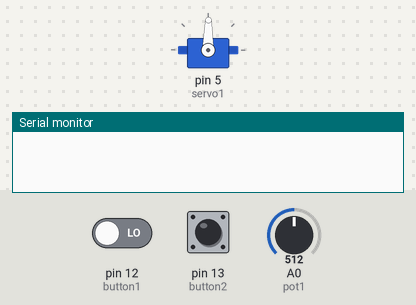
This sketch was run on a simulated Arduino Uno, built with avr-gcc and run on an emulated ATmega328P. On the bench: servo, the last lines printed to the serial monitor. The inputs (shaded band) are chosen by the test bench; at power-on: A0 (pot1) = 512, pin 13 (button2) LOW, pin 12 (button1) LOW.

Above: at 1.2 s.
1.3 s: A0 (pot1) set to 716
At 2.3 s:
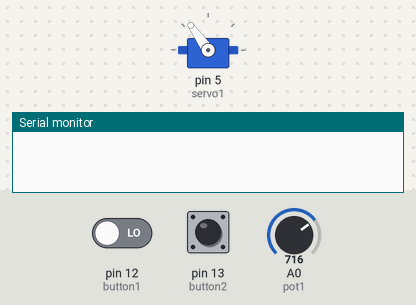
2.8 s: pin 13 (button2) pulled HIGH for 0.15 s
At 3.4 s:
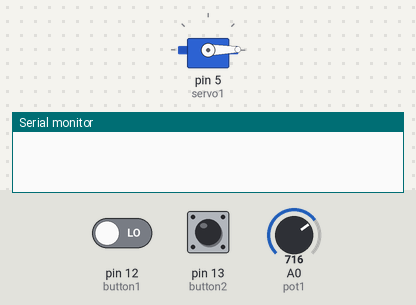
4.4 s: pin 12 (button1) driven HIGH and pin 13 (button2) driven HIGH
7.4 s: A0 (pot1) set to 900
At 8.7 s:
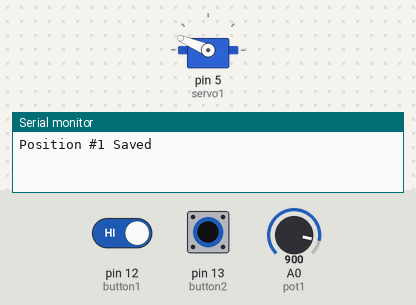
Timing chart, 0 to 10.4 s (numbered marks = the images above; inputs shaded):
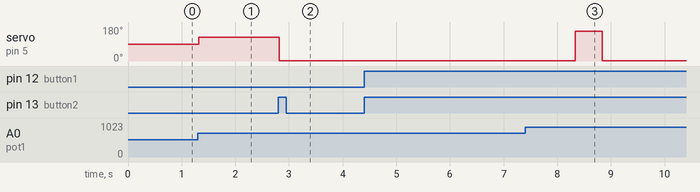

Measured:
- after the input at 1.3 s, servo on pin 5 (servo1): 89° → 125° at once
- after the input at 2.8 s, servo on pin 5 (servo1): 125° → 1° at once
- after the input at 4.4 s, every drawn part: stays the same

The sketch:

Programmable-Robotic-Arm.ino
```cpp
#include <Servo.h> //add servo library. this library is standard library

//define the servos
Servo servo1;
//Servo servo2;
//Servo servo3;

//define the buttons
const int button1 = 12;
const int button2 = 13;

//define variable for values of the button
int button1Pressed = 0;
boolean button2Pressed = false;

//define potentiometers
const int pot1 = A0;
//const int pot2 = A1;
//const int pot3 = A2;

//define variable for values of the potentiometers
int pot1Val;
//int pot2Val;
//int pot3Val;

//define variable for angles of the potentiometer
int pot1Angle;
//int pot2Angle;
//int pot3Angle;

//define variable for saved position of the servos
int servo1PosSave[]={1,1,1,1,1,1,1,1,1,1};
//int servo2PosSave[]={1,1,1,1,1};
//int servo3PosSave[]={1,1,1,1,1};

void setup() {
  //define attached pins of the servos
  servo1.attach(5);
  //servo2.attach(6);
//servo3.attach(9);

  //define buttons as input units
  pinMode(button1, INPUT);
  pinMode(button2, INPUT);

  //initialize serial communication for saved position
  Serial.begin(115200);
}

void loop() {
  //read the potentiometer values and define the servo angle to
  //the potentiometer value with the map function
  pot1Val = analogRead(pot1);
  pot1Angle = map (pot1Val, 0, 1023, 0, 179);
  //pot2Val = analogRead(pot2);
  //pot2Angle = map (pot2Val, 0, 1023, 0, 179);
  //pot3Val = analogRead(pot3);
  //pot3Angle = map (pot3Val, 0, 1023, 0, 90);

  //servos move to mapped angles
  servo1.write(pot1Angle);
  //servo2.write(pot2Angle);
  //servo3.write(pot3Angle);

  //if button1 is pressed (HIGH), save the potentiometers position
  //as long as button1 is pressed
  if(digitalRead(button1) == HIGH){
    button1Pressed++;
    switch(button1Pressed){
      case 1:
        servo1PosSave[0] = pot1Angle;
        //servo2PosSave[0] = pot2Angle;
        //servo3PosSave[0] = pot3Angle;
        Serial.println("Position #1 Saved");
       break;
       case 2:
        servo1PosSave[1] = pot1Angle;
        //servo2PosSave[1] = pot2Angle;
        //servo3PosSave[1] = pot3Angle;
        Serial.println("Position #2 Saved");
       break;
       case 3:
        servo1PosSave[2] = pot1Angle;
        //servo2PosSave[2] = pot2Angle;
        //servo3PosSave[2] = pot3Angle;
        Serial.println("Position #3 Saved");
       break;
       case 4:
        servo1PosSave[3] = pot1Angle;
        //servo2PosSave[3] = pot2Angle;
        //servo3PosSave[3] = pot3Angle;
        Serial.println("Position #4 Saved");
       break;
       case 5:
        servo1PosSave[4] = pot1Angle;
        //servo2PosSave[4] = pot2Angle;
        //servo3PosSave[4] = pot3Angle;
        Serial.println("Position #5 Saved");
       break;
       case 6:
        servo1PosSave[5] = pot1Angle;
        //servo2PosSave[4] = pot2Angle;
        //servo3PosSave[4] = pot3Angle;
        Serial.println("Position #6 Saved");
       break;
       case 7:
        servo1PosSave[6] = pot1Angle;
        //servo2PosSave[4] = pot2Angle;
        //servo3PosSave[4] = pot3Angle;
        Serial.println("Position #7 Saved");
       break;
       case 8:
        servo1PosSave[7] = pot1Angle;
        //servo2PosSave[4] = pot2Angle;
        //servo3PosSave[4] = pot3Angle;
        Serial.println("Position #8 Saved");
       break;
       case 9:
        servo1PosSave[8] = pot1Angle;
        //servo2PosSave[4] = pot2Angle;
        //servo3PosSave[4] = pot3Angle;
        Serial.println("Position #9 Saved");
       break;
       case 10:
        servo1PosSave[9] = pot1Angle;
        //servo2PosSave[4] = pot2Angle;
        //servo3PosSave[4] = pot3Angle;
        Serial.println("Position #10 Saved");
       break;
    }
  }
  //if button2 pressed (HIGH), the servos move saved position
  if(digitalRead(button2) == HIGH){
    button2Pressed = true;
  }
  if(button2Pressed){
    for(int i=0; i<10; i++){
      servo1.write(servo1PosSave[i]);
      //servo2.write(servo2PosSave[i]);
      //servo3.write(servo3PosSave[i]);
      delay(500);
    }
  }
  if(digitalRead(button1) == HIGH){
    delay(500);
  }
  delay(20);
}
```
